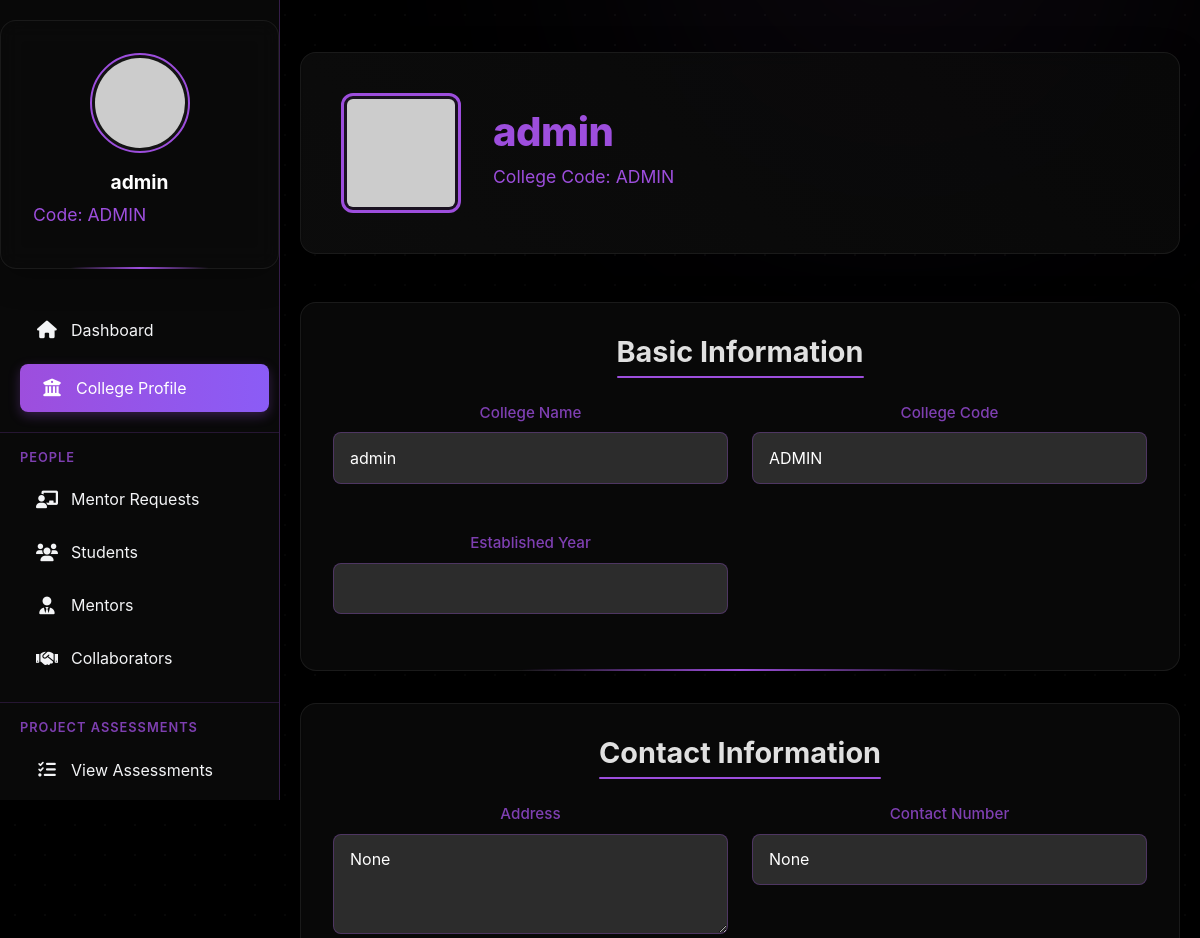
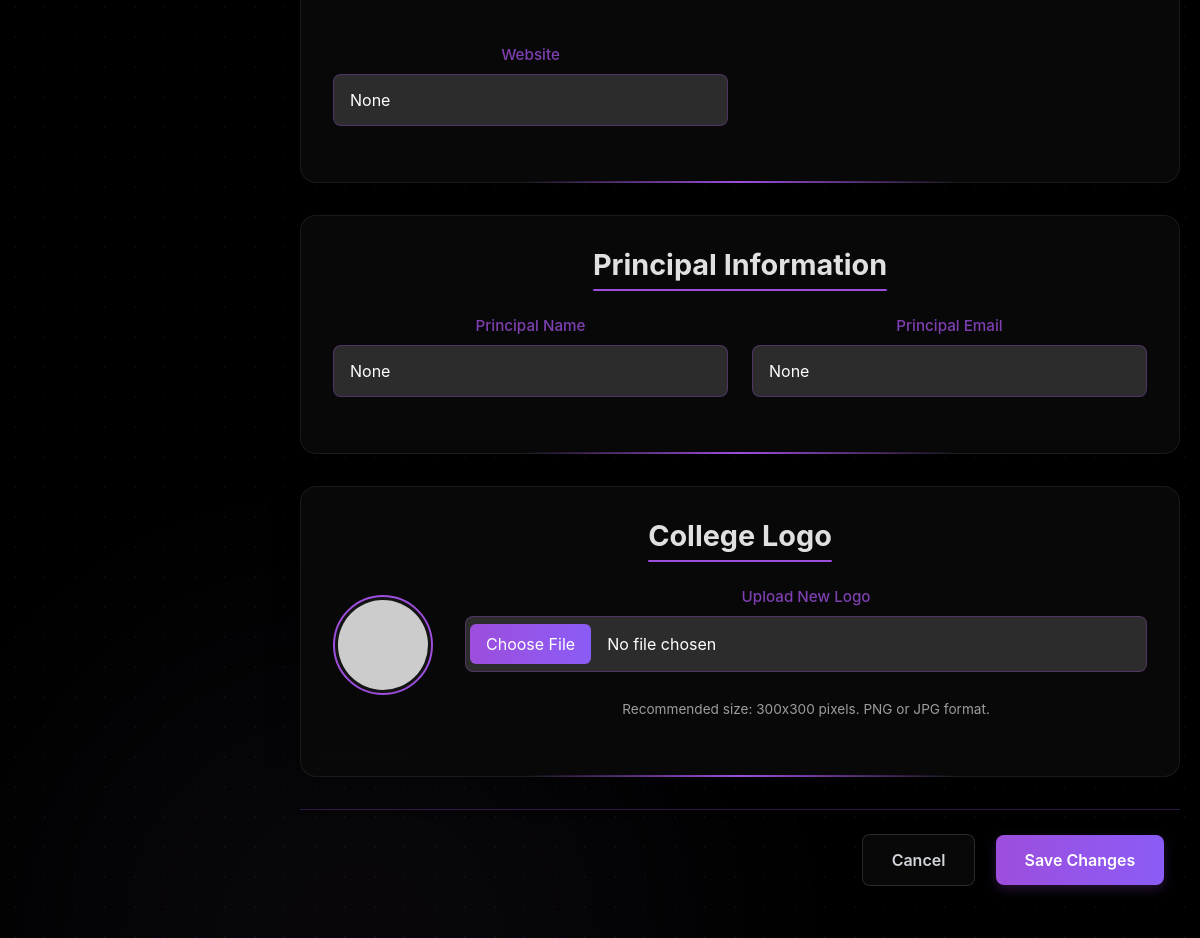
Page /college/profile/ (signed in) on the earlier database version (2 pictures, top to bottom).
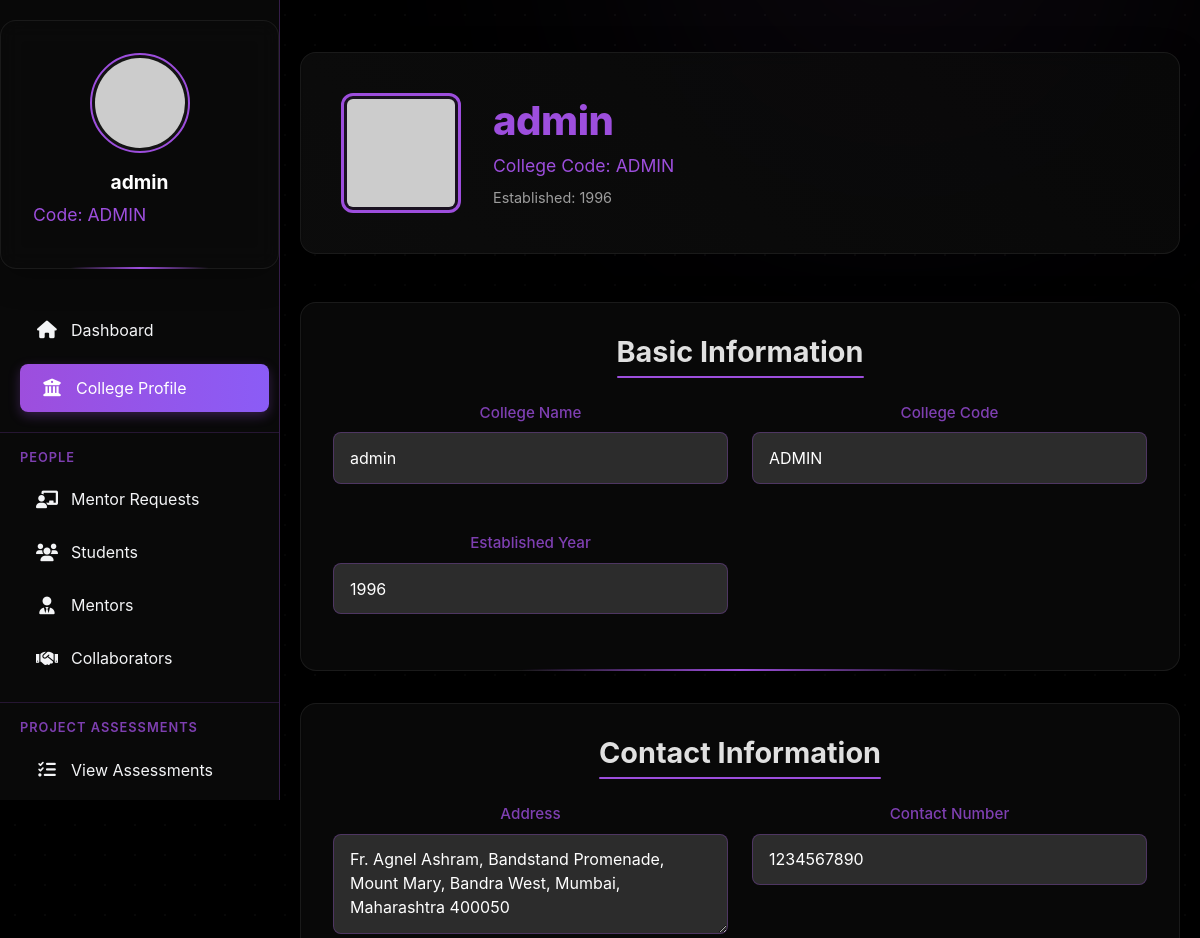
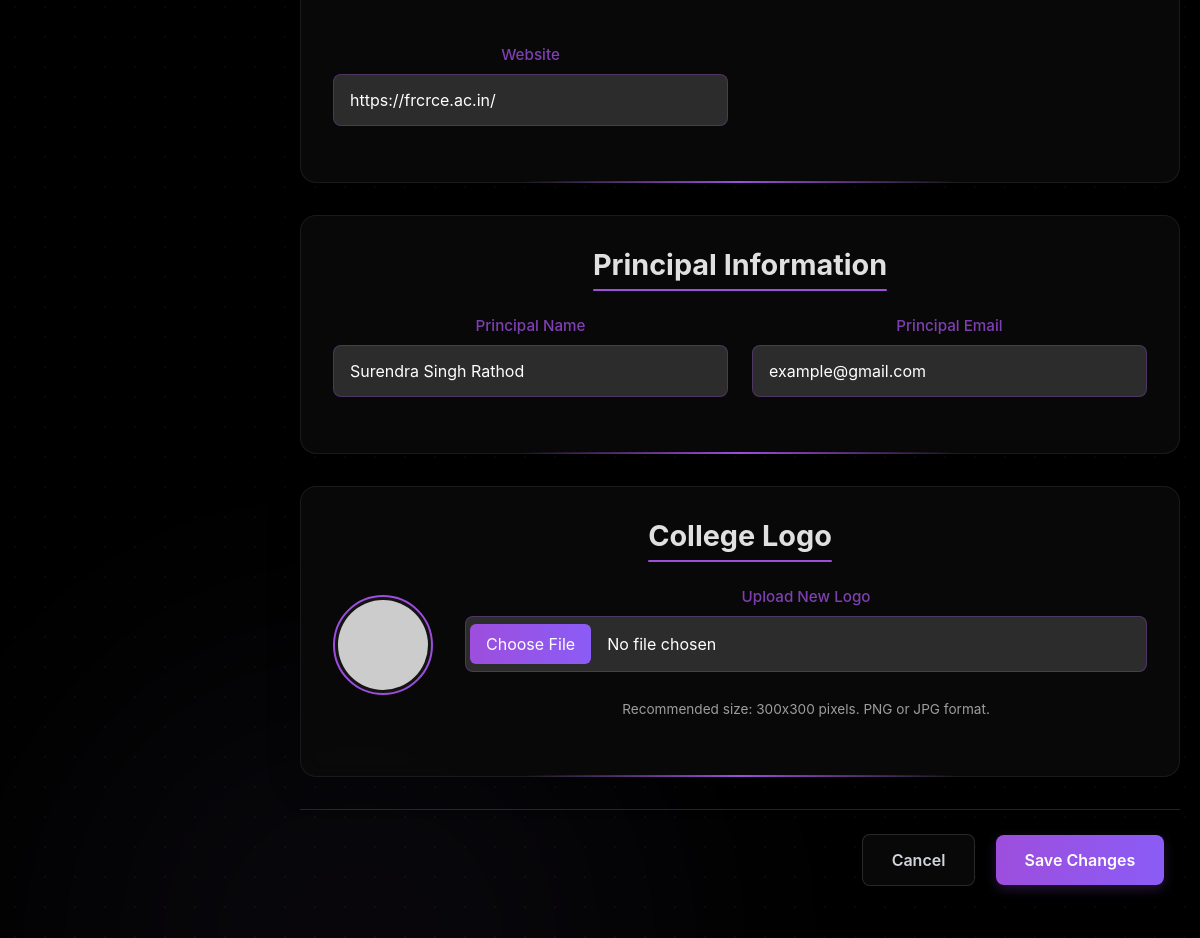
Same page on the later database version (2 pictures, top to bottom).
### college/models.py (models this page shows, shortened)
class CollegeProfile(models.Model):
    user = models.OneToOneField(User, on_delete=models.CASCADE)
    college_name = models.CharField(max_length=200, blank=True, null=True)
    college_code = models.CharField(max_length=50, blank=True, null=True)
    address = models.TextField(blank=True, null=True)
    contact_number = models.CharField(max_length=20, blank=True, null=True)
    website = models.URLField(blank=True, null=True)
    established_year = models.IntegerField(blank=True, null=True)
    principal_name = models.CharField(max_length=100, blank=True, null=True)
    principal_email = models.EmailField(blank=True, null=True)
    total_students = models.IntegerField(default=0)
    total_faculty = models.IntegerField(default=0)
    created_at = models.DateTimeField(auto_now_add=True)
    updated_at = models.DateTimeField(auto_now=True)

### college/views.py (the view, shortened to what this page needs)
# urls.py: path('profile/', views.college_profile, name='college_profile'),
@login_required
def college_profile(request):
    profile = CollegeProfile.objects.get(user=request.user)
    return render(request, 'college_profile.html', {'profile': profile})

### college/templates/college_profile.html (shortened to what the changed rows need)
{% extends 'college/base.html' %}
{% block content %}
<div class="profile-container">
    <div class="welcome-section">
        <div class="college-info">
            <h1><span>{{ profile.college_name }}</span></h1>
            <div class="college-code">College Code: {{ profile.college_code }}</div>
            {% if profile.established_year %}
            <div class="established-year">Established: {{ profile.established_year }}</div>
            {% endif %}
        </div>
    </div>
    <form method="POST" enctype="multipart/form-data">
        <div class="profile-section">
            <h2 class="section-title">Basic Information</h2>
            <div class="info-grid">
                <div class="form-group">
                    <label for="college_name" class="form-label">College Name</label>
                    <input type="text" id="college_name" name="college_name" class="form-control"
                           value="{{ profile.college_name }}" required>
                </div>
                <div class="form-group">
                    <label for="college_code" class="form-label">College Code</label>
                    <input type="text" id="college_code" name="college_code" class="form-control"
                           value="{{ profile.college_code }}" required>
                </div>
                <div class="form-group">
                    <label for="established_year" class="form-label">Established Year</label>
                    <input type="number" id="established_year" name="established_year" class="form-control"
                           value="{{ profile.established_year }}">
                </div>
            </div>
        </div>
        <div class="profile-section">
            <h2 class="section-title">Contact Information</h2>
            <div class="info-grid">
                <div class="form-group">
                    <label for="address" class="form-label">Address</label>
                    <textarea id="address" name="address" class="form-control"
                              rows="3">{{ profile.address }}</textarea>
                </div>
                <div class="form-group">
                    <label for="contact_number" class="form-label">Contact Number</label>
                    <input type="tel" id="contact_number" name="contact_number" class="form-control"
                           value="{{ profile.contact_number }}">
                </div>
                <div class="form-group">
                    <label for="website" class="form-label">Website</label>
                    <input type="url" id="website" name="website" class="form-control"
                           value="{{ profile.website }}" placeholder="https://example.com">
                </div>
            </div>
        </div>
        <div class="profile-section">
            <h2 class="section-title">Principal Information</h2>
            <div class="info-grid">
                <div class="form-group">
                    <label for="principal_name" class="form-label">Principal Name</label>
                    <input type="text" id="principal_name" name="principal_name" class="form-control"
                           value="{{ profile.principal_name }}">
                </div>
                <div class="form-group">
                    <label for="principal_email" class="form-label">Principal Email</label>
                    <input type="email" id="principal_email" name="principal_email" class="form-control"
                           value="{{ profile.principal_email }}">
                </div>
            </div>
        </div>
        <div class="profile-section">
            <h2 class="section-title">College Logo</h2>
        </div>
    </form>
</div>
{% endblock %}

### college/templates/college/base.html (shortened to what this page needs)
<!DOCTYPE html>
<html lang="en">
<head>
    <link href="https://cdn.jsdelivr.net/npm/bootstrap@5.1.3/dist/css/bootstrap.min.css" rel="stylesheet">
    <link rel="stylesheet" href="https://cdnjs.cloudflare.com/ajax/libs/font-awesome/6.0.0/css/all.min.css">
</head>
<body>
    <div class="bg-elements">
        <div class="bg-gradient"></div>
        <div class="bg-gradient"></div>
        <div class="static-pattern"></div>
    </div>
    <div id="sidebar">
        <div class="profile-section">
            <img src="https://via.placeholder.com/100" alt="College Logo">
            <div class="college-name">{{ profile.college_name|default:"College Portal" }}</div>
            {% if profile.college_code %}
            <div class="college-code">Code: {{ profile.college_code }}</div>
            {% endif %}
        </div>
        <nav class="nav flex-column">
            <a class="nav-link {% if request.resolver_match.url_name == 'college_dashboard' %}active{% endif %}" href="{% url 'college_dashboard' %}">
                <i class="fas fa-home"></i> Dashboard
            </a>
            <a class="nav-link {% if request.resolver_match.url_name == 'college_profile' %}active{% endif %}" href="{% url 'college_profile' %}">
                <i class="fas fa-university"></i> College Profile
            </a>
            <div class="nav-section">
                <div class="nav-section-title">People</div>
                <div class="nav-item">
                    <a class="nav-link {% if 'mentor-requests' in request.path %}active{% endif %}" href="{% url 'mentor_requests' %}">
                        <i class="fas fa-chalkboard-teacher"></i> Mentor Requests
                    </a>
                </div>
                <a class="nav-link {% if request.resolver_match.url_name == 'registered_students' %}active{% endif %}" href="{% url 'registered_students' %}">
                    <i class="fas fa-users"></i> Students
                </a>
                <a class="nav-link {% if request.resolver_match.url_name == 'registered_mentors' %}active{% endif %}" href="{% url 'registered_mentors' %}">
                    <i class="fas fa-user-tie"></i> Mentors
                </a>
                <a class="nav-link {% if request.resolver_match.url_name == 'college_view_collaborators' %}active{% endif %}" href="{% url 'college_view_collaborators' %}">
                    <i class="fas fa-handshake"></i> Collaborators
                </a>
            </div>
            <div class="nav-section">
                <div class="nav-section-title">Project Assessments</div>
                <a class="nav-link {% if request.resolver_match.url_name == 'project_assessment_list' %}active{% endif %}" href="{% url 'project_assessment_list' %}">
                    <i class="fas fa-tasks"></i> View Assessments
                </a>
                <a class="nav-link {% if request.resolver_match.url_name == 'add_project_assessment' %}active{% endif %}" href="{% url 'add_project_assessment' %}">
                </a>
            </div>
        </nav>
    </div>
    <div id="content">
        {% block content %}{% endblock %}
    </div>
</body>
</html>

Differences in the rows shown:
changed CollegeProfile "admin": established_year (not shown) → "1996"; address "None" → "Fr. Agnel Ashram, Bandstand Promenade, Mount Mary, Bandra West, Mumbai, Maharashtra 400050"; contact_number "None" → "1234567890"; website "None" → "https://frcrce.ac.in/"; principal_name "None" → "Surendra Singh Rathod"; principal_email "None" → "example@gmail.com"
Other differences:
text now shown: "Established:"
